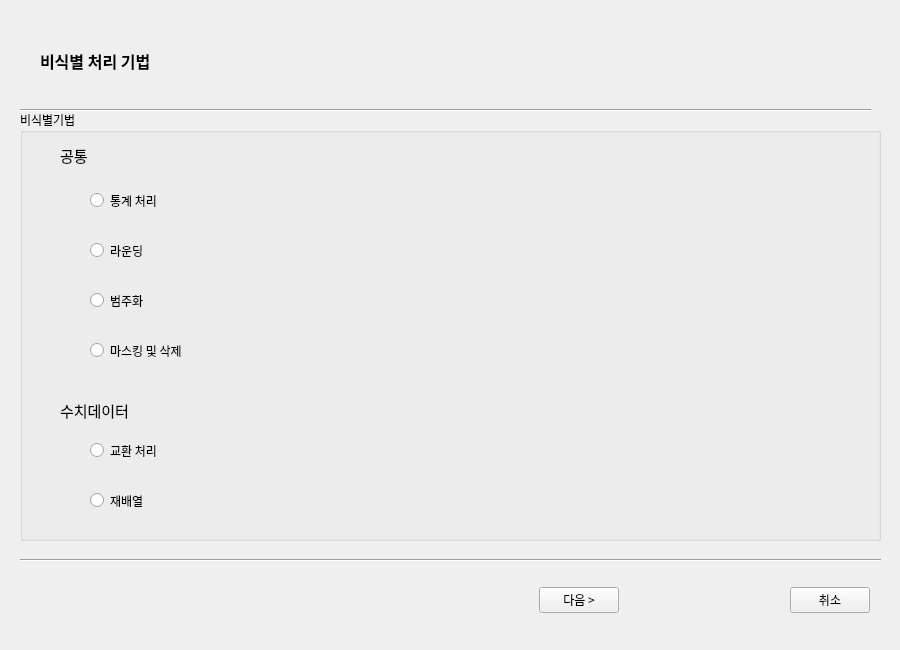
<?xml version="1.0" encoding="UTF-8"?>
<ui version="4.0">
 <class>Import Data</class>
 <widget class="QMainWindow" name="Import Data">
  <property name="geometry">
   <rect>
    <x>0</x>
    <y>0</y>
    <width>900</width>
    <height>650</height>
   </rect>
  </property>
  <property name="windowTitle">
   <string>비식별 처리 기법</string>
  </property>
  <widget class="QWidget" name="centralwidget">
   <widget class="QGroupBox" name="groupBox">
    <property name="geometry">
     <rect>
      <x>20</x>
      <y>110</y>
      <width>861</width>
      <height>431</height>
     </rect>
    </property>
    <property name="font">
     <font>
      <family>맑은 고딕</family>
      <pointsize>9</pointsize>
     </font>
    </property>
    <property name="title">
     <string>비식별기법</string>
    </property>
    <widget class="QRadioButton" name="Method6">
     <property name="geometry">
      <rect>
       <x>70</x>
       <y>120</y>
       <width>231</width>
       <height>41</height>
      </rect>
     </property>
     <property name="font">
      <font>
       <pointsize>9</pointsize>
      </font>
     </property>
     <property name="text">
      <string>라운딩</string>
     </property>
    </widget>
    <widget class="QRadioButton" name="Method5">
     <property name="geometry">
      <rect>
       <x>70</x>
       <y>70</y>
       <width>271</width>
       <height>41</height>
      </rect>
     </property>
     <property name="font">
      <font>
       <pointsize>9</pointsize>
      </font>
     </property>
     <property name="text">
      <string>통계 처리</string>
     </property>
    </widget>
    <widget class="QRadioButton" name="Method2">
     <property name="geometry">
      <rect>
       <x>70</x>
       <y>370</y>
       <width>171</width>
       <height>41</height>
      </rect>
     </property>
     <property name="font">
      <font>
       <family>맑은 고딕</family>
       <pointsize>9</pointsize>
      </font>
     </property>
     <property name="text">
      <string>재배열</string>
     </property>
    </widget>
    <widget class="QRadioButton" name="Method1">
     <property name="geometry">
      <rect>
       <x>70</x>
       <y>320</y>
       <width>161</width>
       <height>41</height>
      </rect>
     </property>
     <property name="font">
      <font>
       <family>맑은 고딕</family>
       <pointsize>9</pointsize>
      </font>
     </property>
     <property name="text">
      <string>교환 처리</string>
     </property>
    </widget>
    <widget class="QRadioButton" name="Method4">
     <property name="geometry">
      <rect>
       <x>70</x>
       <y>220</y>
       <width>201</width>
       <height>41</height>
      </rect>
     </property>
     <property name="font">
      <font>
       <family>맑은 고딕</family>
       <pointsize>9</pointsize>
      </font>
     </property>
     <property name="text">
      <string>마스킹 및 삭제</string>
     </property>
    </widget>
    <widget class="QRadioButton" name="Method3">
     <property name="geometry">
      <rect>
       <x>70</x>
       <y>170</y>
       <width>141</width>
       <height>41</height>
      </rect>
     </property>
     <property name="font">
      <font>
       <family>맑은 고딕</family>
       <pointsize>9</pointsize>
      </font>
     </property>
     <property name="text">
      <string>범주화</string>
     </property>
    </widget>
    <widget class="QLabel" name="label_2">
     <property name="geometry">
      <rect>
       <x>40</x>
       <y>30</y>
       <width>81</width>
       <height>31</height>
      </rect>
     </property>
     <property name="font">
      <font>
       <pointsize>11</pointsize>
      </font>
     </property>
     <property name="text">
      <string>공통</string>
     </property>
    </widget>
    <widget class="QLabel" name="label_3">
     <property name="geometry">
      <rect>
       <x>40</x>
       <y>280</y>
       <width>141</width>
       <height>41</height>
      </rect>
     </property>
     <property name="font">
      <font>
       <pointsize>11</pointsize>
      </font>
     </property>
     <property name="text">
      <string>수치데이터</string>
     </property>
    </widget>
   </widget>
   <widget class="Line" name="line">
    <property name="geometry">
     <rect>
      <x>20</x>
      <y>550</y>
      <width>861</width>
      <height>20</height>
     </rect>
    </property>
    <property name="orientation">
     <enum>Qt::Horizontal</enum>
    </property>
   </widget>
   <widget class="QWidget" name="horizontalLayoutWidget_2">
    <property name="geometry">
     <rect>
      <x>539</x>
      <y>570</y>
      <width>331</width>
      <height>61</height>
     </rect>
    </property>
    <layout class="QHBoxLayout" name="horizontalLayout_2">
     <item>
      <widget class="QPushButton" name="nextButton">
       <property name="font">
        <font>
         <family>맑은 고딕</family>
         <pointsize>9</pointsize>
         <weight>50</weight>
         <bold>false</bold>
        </font>
       </property>
       <property name="text">
        <string>다음 &gt;</string>
       </property>
      </widget>
     </item>
     <item>
      <spacer name="horizontalSpacer">
       <property name="orientation">
        <enum>Qt::Horizontal</enum>
       </property>
       <property name="sizeHint" stdset="0">
        <size>
         <width>40</width>
         <height>20</height>
        </size>
       </property>
      </spacer>
     </item>
     <item>
      <widget class="QPushButton" name="cancelButton">
       <property name="font">
        <font>
         <family>맑은 고딕</family>
         <pointsize>9</pointsize>
        </font>
       </property>
       <property name="text">
        <string>취소</string>
       </property>
      </widget>
     </item>
    </layout>
   </widget>
   <widget class="Line" name="line_2">
    <property name="geometry">
     <rect>
      <x>20</x>
      <y>100</y>
      <width>851</width>
      <height>20</height>
     </rect>
    </property>
    <property name="orientation">
     <enum>Qt::Horizontal</enum>
    </property>
   </widget>
   <widget class="QLabel" name="label">
    <property name="geometry">
     <rect>
      <x>40</x>
      <y>30</y>
      <width>411</width>
      <height>61</height>
     </rect>
    </property>
    <property name="font">
     <font>
      <family>맑은 고딕</family>
      <pointsize>12</pointsize>
      <weight>75</weight>
      <bold>true</bold>
     </font>
    </property>
    <property name="text">
     <string>비식별 처리 기법</string>
    </property>
   </widget>
  </widget>
 </widget>
 <resources/>
 <connections/>
</ui>
